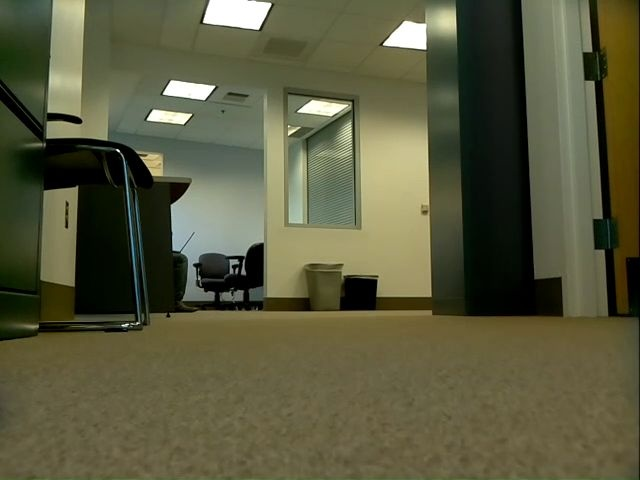
#> input picture test_data/frame0000.jpg, 640 x 480 px
$ python test.py
#> lines starting #> are read from the running program, lines starting #| are printed output that depends on the picture; after the words box and inside, x2 and y2 are one past the last pixel; in counts of white or black regions, pixels touching at a corner belong together; long printed decimals are rounded
import cv2
import pdb
import numpy as np

img1 = cv2.imread('test_data/frame0000.jpg')
#> img1 is the input picture: shape (480, 640, 3); mean B, G, R 62.6, 90, 90.2
img2 = cv2.imread('test_data/frame0001.jpg')
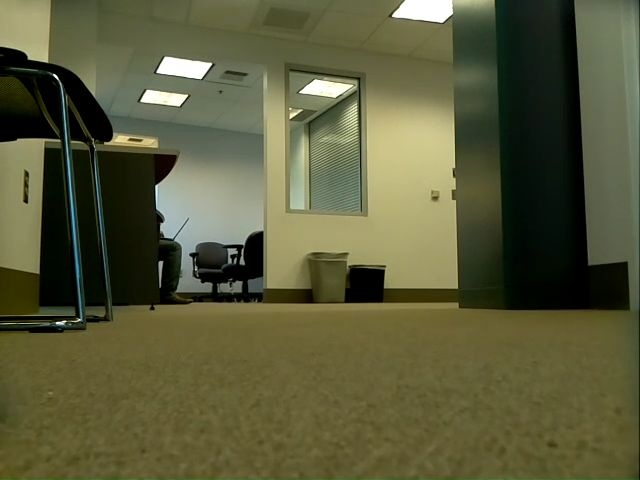
#> input picture test_data/frame0001.jpg, 640 x 480 px
#> img2 is the input picture: shape (480, 640, 3); mean B, G, R 59.4, 90.9, 90.4
img1 = cv2.cvtColor(img1, cv2.COLOR_BGR2GRAY)
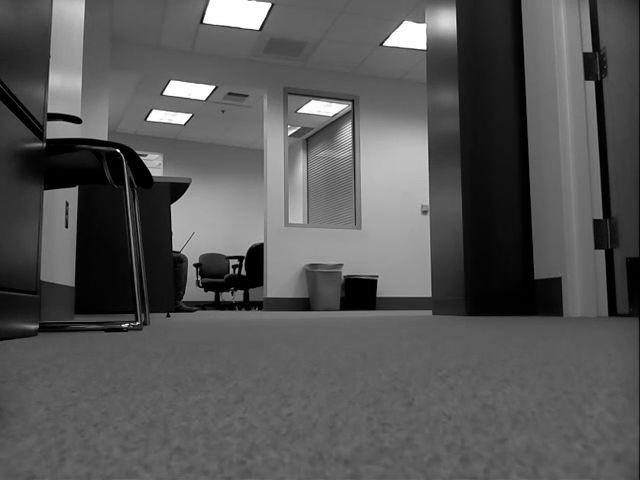
#> img1: shape (480, 640); min 0, max 255, mean 86.9
img2 = cv2.cvtColor(img2, cv2.COLOR_BGR2GRAY)
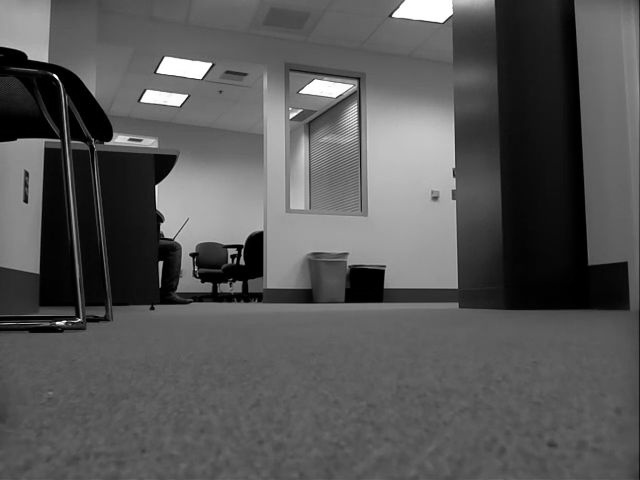
#> img2: shape (480, 640); min 0, max 255, mean 87.2

# Initiate FAST object with default values
fast = cv2.FastFeatureDetector_create()
fast.setThreshold(100)
kp1 = np.array([np.array(i.pt) for i in fast.detect(img1, None)])
#> kp1 = 49 pairs, first value 48 to 591, second value 4 to 325
kp2 = np.array([np.array(i.pt) for i in fast.detect(img2, None)])
#> kp2 = 55 pairs, first value 26 to 457, second value 12 to 323

feature_params = dict( maxCorners = 100,
                       qualityLevel = 0.3,
                       minDistance = 7,
                       blockSize = 7 )

p0 = cv2.goodFeaturesToTrack(img1, mask=None, **feature_params)
#> p0 = 27 rows, first 8: [206, 20], [423, 46], [165, 92], [149, 118], [268, 4], [385, 43], [235, 267], [212, 87]
color = np.random.randint(0,255,(100,3))

mask = np.zeros_like(img1)
# calculate optical flow
p1, st, err = cv2.calcOpticalFlowPyrLK(img1, img2, p0, None)
#> p1 = 27 rows, first 8: [151.2, -65.61], [446.7, 19.1], [158.3, 70.27], [142.4, 99.14], [211.4, -80.17], [393.8, 14.55], [233.5, 256.5], [209.3, 64.27]; st = 27 values, max 1 at index 1, min 0 at index 0, mean 0.852; err = 27 values, max 67.29 at index 17, min -2.01 at index 0, mean 13.68
# Select good points
good_new = p1[st==1]
#> good_new = 23 rows, first 8: [446.7, 19.1], [158.3, 70.27], [142.4, 99.14], [393.8, 14.55], [233.5, 256.5], [209.3, 64.27], [241.7, 247.1], [190.4, 255.9]
good_old = p0[st==1]
#> good_old = 23 rows, first 8: [423, 46], [165, 92], [149, 118], [385, 43], [235, 267], [212, 87], [243, 258], [195, 266]
# draw the tracks
for i,(new,old) in enumerate(zip(good_new, good_old)):
    a,b = new.ravel()
    c,d = old.ravel()
    mask = cv2.line(mask, (a,b),(c,d), color[i].tolist(), 2)
    frame = cv2.circle(img1,(a,b),5,color[i].tolist(),-1)
#> this loop made 23 passes
#> (a, b, c, d) on passes 1 to 12: (446.7, 19.1, 423, 46), (158.3, 70.27, 165, 92), (142.4, 99.14, 149, 118), (393.8, 14.55, 385, 43), (233.5, 256.5, 235, 267), (209.3, 64.27, 212, 87), (241.7, 247.1, 243, 258), (190.4, 255.9, 195, 266), (162.5, 234.1, 174, 248), (53.49, 75.38, 117, 151), (184.1, 97.2, 188, 116), (260.6, 233.3, 261, 245)
#> pass 1, `mask = cv2.line(mask, (a,b),(c,d), color[i].tolist(), 2)`:
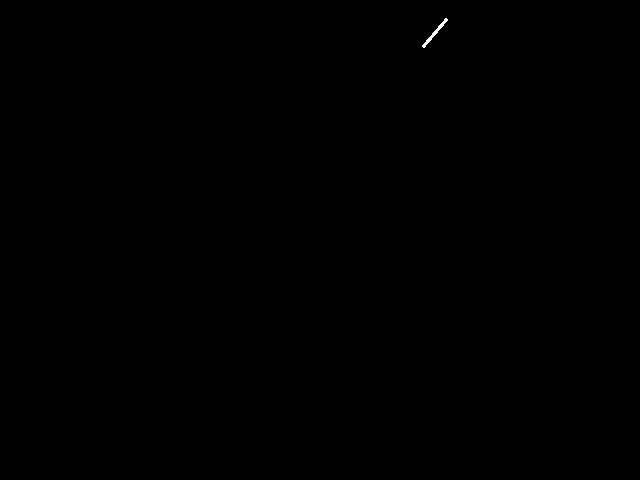
#> mask: shape (480, 640); values 0 (black) and 172 (white), 0.04% white in thin lines or dots, all inside (x1, y1, x2, y2) = (422, 18, 448, 48)
#> after the loop:
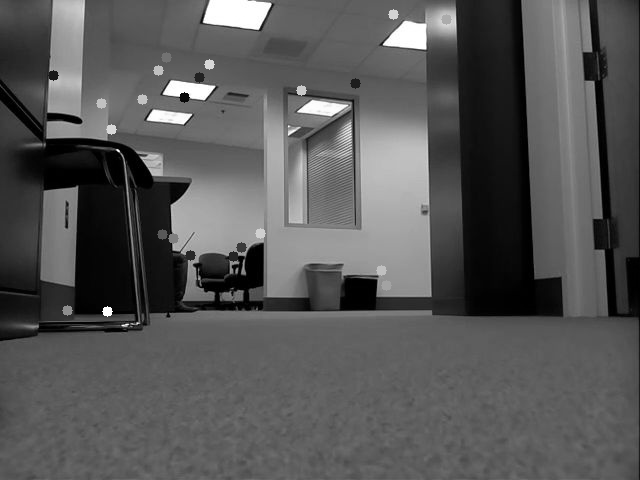
#> img1: shape (480, 640); 0.61% of pixels changed, all inside (x1, y1, x2, y2) = (48, 9, 452, 317)
#> after the loop:
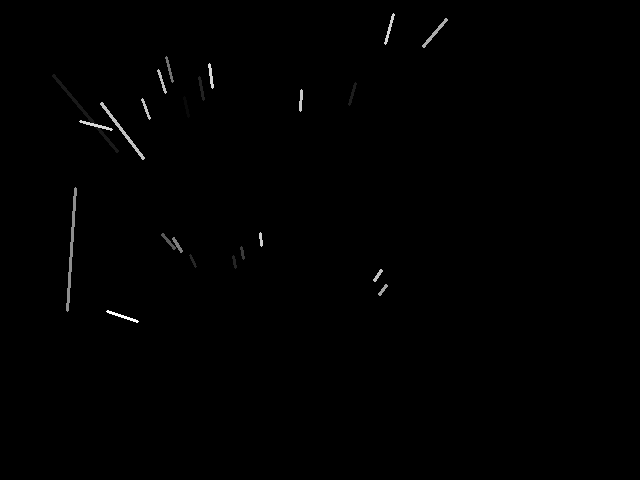
#> mask: shape (480, 640); min 0, max 254, mean 1

img = cv2.add(img1,mask)
cv2.imshow('frame',img1)
k = cv2.waitKey(30) & 0xff
#> (key Esc is pressed here)


a = cv2.calcOpticalFlowPyrLK(img1, img2, p0, None)
print(a)
#| (array([[[150.732   , -66.170]],
#|        [[446.730 ,  19.098]],
#|        [[236.847 ,  20.237]],
#|        [[142.415 ,  99.137]],
#|        [[211.216 , -81.550]],
#|        [[393.794 ,  14.552]],
#|        [[233.553 , 256.424 ]],
#|        [[209.196 ,  64.278 ]],
#|        [[198.713 , -54.887 ]],
#|        [[241.636 , 247.060 ]],
#|        [[189.928 , 254.855 ]],
#|        [[164.7812  , 235.114 ]],
#> (further printed lines are left out)
